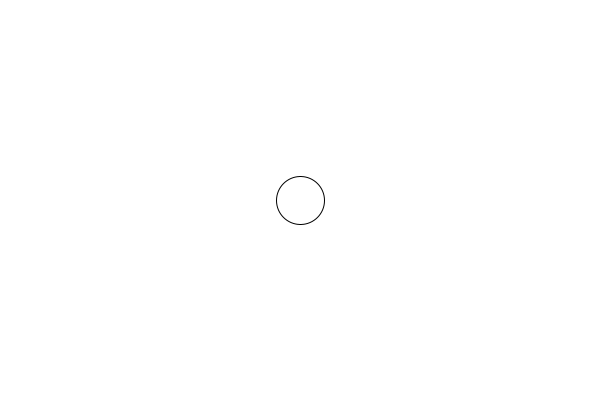
Frame 1 (no input)
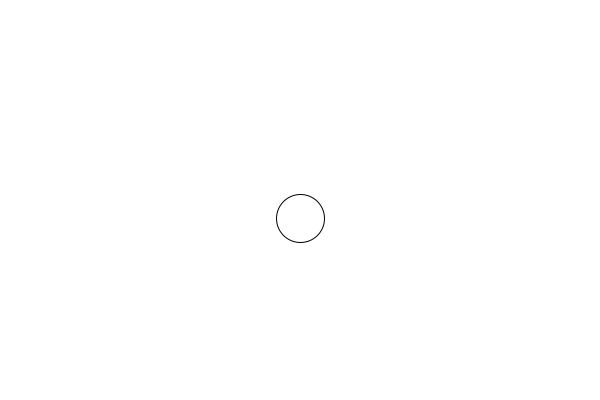
Frame 60 (the mouse pressed at the canvas centre just before this capture)
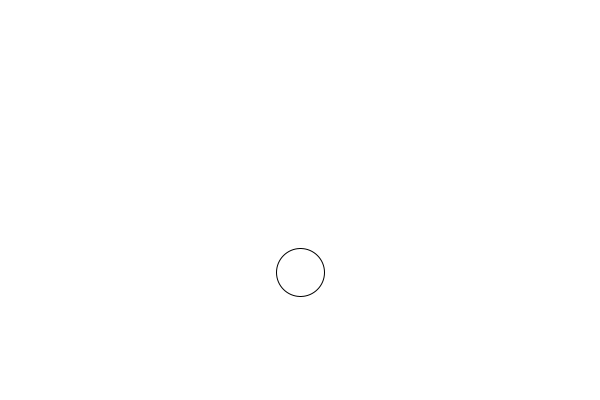
Frame 120 (the mouse held since frame 60 and released just before this capture)

The Processing sketch that drew these frames (run headless with seeded random() and noise(); from frame 60 on, the mouse is pressed at the canvas centre):

// Processing sketch: vectors_03_Acceleration
// ── vectors_03_Acceleration.pde
Mover m;

void setup(){
  size(600,400);
  m = new Mover();
}

void draw(){
  background(255);
  m.update();
  m.bounce();
  m.render();
}

// ── vectors_03_moverclass.pde
class Mover{
  // Declaring Variables
  PVector location;
  PVector velocity;
  PVector acceleration;
  //PVector rev_x;
  //PVector rev_y;
  
  // Setup
  Mover(){
     location = new PVector(width/2,height/2);
     velocity = new PVector(0,0);
     acceleration = new PVector(0,0.01);
     //rev_x = new PVector(-1,1);
     //rev_y = new PVector(1,-1);
   }

  void update(){
    //acceleration = PVector.random2D();
    
    velocity.add(acceleration);
    location.add(velocity);
    velocity.limit(5);
  }
  
  void bounce(){
    if ((location.x > width) || (location.x < 0)){
      velocity.x *= -1;
    }
    if ((location.y > height) || (location.y < 0)){
      velocity.y *= -1;
    }
  }
  
  void render(){
    ellipse(location.x, location.y, 48, 48);
  }
}
